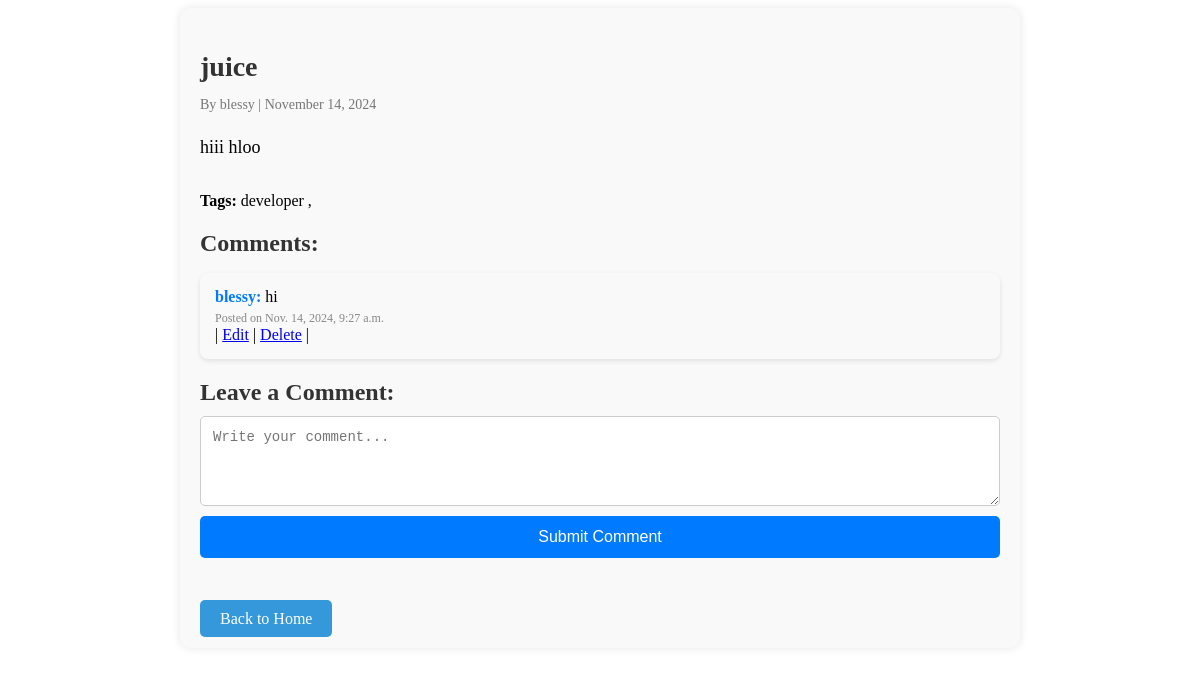
Page /blog_details/32/ (signed in) on the committed database.
### Blog/models.py (models this page shows, shortened)
class Blog_Post(models.Model):
    title=models.CharField(max_length=100)
    content=models.TextField()
    author=models.ForeignKey(User, on_delete=models.CASCADE)
    created_at = models.DateTimeField(auto_now_add=True)
    updated_at = models.DateTimeField(auto_now=True)
    tags=models.ManyToManyField(Tag, related_name='blogs', blank=True)
    is_approved = models.BooleanField(default=False)

class Tag(models.Model):
    name = models.CharField(max_length=50, unique=True)

class Comments(models.Model):
    blog=models.ForeignKey(Blog_Post,related_name='comments',on_delete=models.CASCADE)
    author=models.ForeignKey(User, on_delete=models.CASCADE)
    content=models.TextField()
    created_at=models.DateTimeField(auto_now_add=True)
    class Meta:
        ordering = ['created_at']

### Blog/views.py (the view)
# urls.py: path('blog_details/<int:id>/',views.blog_details,name='blog_details' ),
@login_required(login_url='login')
def blog_details(request,id):
    blog=get_object_or_404(Blog_Post,id=id)
    comments = Comments.objects.filter(blog=blog)
    if request.method=='POST':
        content = request.POST.get('content')
        if content:
            comment = Comments(blog=blog, author=request.user, content=content)
            comment.save()
            return redirect('blog_details', id=blog.id)
    context = {'blogs': blog,'comments': comments}
    return render(request, 'blog/blog_details.html', context)

### Blog/templates/blog/blog_details.html (shortened to what this page needs)
{%block content%}
<div class="blog-details">
    <h2>{{ blogs.title }}</h2>
    <p class="author">By {{ blogs.author }} | {{ blogs.created_at|date:"F d, Y" }}</p>
    <div class="content">
        <p>{{ blogs.content }}</p>
    </div>
    <div class="tags">
        <strong>Tags:</strong>
        {% if blogs.tags.all %}
            {% for tag in blogs.tags.all %}
                <span class="tag">{{ tag.name }} ,</span>
            {% endfor %}
        {% else %}
            <span class="no-tags">No tags available</span>
        {% endif %}
    </div>
    <h3>Comments:</h3>
    <ul>
        {% for comment in blogs.comments.all %}
            <li>
                <strong>{{ comment.author.username }}:</strong> {{ comment.content }} <br>
                <small>Posted on {{ comment.created_at }}</small>
                {% if comment.author == user %}
                | <a href="{% url 'edit_comment' comment.id %}">Edit</a>
                | <a href="{% url 'delete_comment' comment.id %}" onclick="return confirm('Are you sure you want to delete this comment?');">Delete</a> |
            {% endif %}
            </li>
        {% endfor %}
    </ul>
    <h3>Leave a Comment:</h3>
    <form method="post">
        <textarea name="content" rows="4" placeholder="Write your comment..."></textarea><br>
        <button type="submit">Submit Comment</button>
    </form>
    <br><br>
    <div class="back-button">
        <a href="{% url 'home' %}">Back to Home</a>
    </div>
</div>
{%endblock%}

### Blog/templates/blog/blog_details.html (style rules this page uses)
.blog-details { max-width: 800px; margin: 0 auto; padding: 20px; background-color: #f9f9f9; border-radius: 10px; box-shadow: 0 0 10px rgba(0, 0, 0, 0.1); }
.blog-details h2 { color: #333; font-size: 28px; margin-bottom: 10px; }
.author { color: #777; font-size: 14px; margin-bottom: 20px; }
.content { font-size: 18px; line-height: 1.6; margin-bottom: 30px; }
.back-button a { text-decoration: none; color: white; background-color: #3498db; padding: 10px 20px; border-radius: 5px; }
h3 { font-size: 24px; color: #333; margin-top: 20px; margin-bottom: 10px; }
ul { list-style: none; padding: 0; }
ul li { background-color: #f9f9f9; padding: 15px; margin-bottom: 10px; border-radius: 8px; box-shadow: 0 2px 5px rgba(0, 0, 0, 0.1); }
ul li strong { font-size: 16px; color: #007bff; }
ul li small { display: block; font-size: 12px; color: #888; margin-top: 5px; }
textarea { width: 100%; padding: 12px; border: 1px solid #ccc; border-radius: 5px; font-size: 14px; color: #333; resize: vertical; }
button { width: 100%; padding: 12px; background-color: #007bff; color: white; border: none; border-radius: 5px; font-size: 16px; cursor: pointer; margin-top: 10px; transition: background-color 0.3s; }
li { margin-bottom: 20px; }

### rows in the picture
Blog_Post: title "juice", author "blessy", created_at "November 14, 2024", content "hiii hloo"
Tag: name "developer"
Comments: author.username "blessy", content "hi", created_at "Nov. 14, 2024, 9:27 a.m.", shows "Edit"
